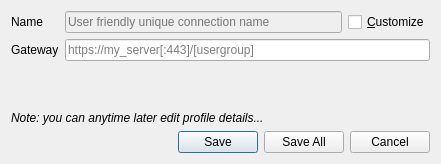
<?xml version="1.0" encoding="UTF-8"?>
<ui version="4.0">
 <class>NewProfileDialog</class>
 <widget class="QDialog" name="NewProfileDialog">
  <property name="geometry">
   <rect>
    <x>0</x>
    <y>0</y>
    <width>441</width>
    <height>164</height>
   </rect>
  </property>
  <property name="windowTitle">
   <string>New profile</string>
  </property>
  <layout class="QVBoxLayout" name="verticalLayout">
   <item>
    <layout class="QFormLayout" name="formLayout">
     <item row="0" column="0">
      <widget class="QLabel" name="labelName">
       <property name="text">
        <string>Name</string>
       </property>
       <property name="buddy">
        <cstring>lineEditName</cstring>
       </property>
      </widget>
     </item>
     <item row="0" column="1">
      <layout class="QHBoxLayout" name="horizontalLayout">
       <item>
        <widget class="QLineEdit" name="lineEditName">
         <property name="enabled">
          <bool>false</bool>
         </property>
         <property name="toolTip">
          <string>This is a friendly name to distinguish the connection</string>
         </property>
         <property name="placeholderText">
          <string>User friendly unique connection name</string>
         </property>
        </widget>
       </item>
       <item>
        <widget class="QCheckBox" name="checkBoxCustomize">
         <property name="text">
          <string>&amp;Customize</string>
         </property>
        </widget>
       </item>
      </layout>
     </item>
     <item row="1" column="0">
      <widget class="QLabel" name="labelGateway">
       <property name="text">
        <string>Gateway</string>
       </property>
       <property name="buddy">
        <cstring>lineEditGateway</cstring>
       </property>
      </widget>
     </item>
     <item row="1" column="1">
      <widget class="QLineEdit" name="lineEditGateway">
       <property name="toolTip">
        <string>Specify the hostname to connect to; a port may be specified after the host separated with a colon ':'</string>
       </property>
       <property name="placeholderText">
        <string>https://my_server[:443]/[usergroup]</string>
       </property>
       <property name="clearButtonEnabled">
        <bool>true</bool>
       </property>
      </widget>
     </item>
    </layout>
   </item>
   <item>
    <spacer name="verticalSpacer">
     <property name="orientation">
      <enum>Qt::Vertical</enum>
     </property>
     <property name="sizeHint" stdset="0">
      <size>
       <width>20</width>
       <height>40</height>
      </size>
     </property>
    </spacer>
   </item>
   <item>
    <widget class="QLabel" name="labelNote">
     <property name="font">
      <font>
       <italic>true</italic>
      </font>
     </property>
     <property name="text">
      <string>Note: you can anytime later edit profile details...</string>
     </property>
    </widget>
   </item>
   <item>
    <widget class="QDialogButtonBox" name="buttonBox">
     <property name="orientation">
      <enum>Qt::Horizontal</enum>
     </property>
     <property name="standardButtons">
      <set>QDialogButtonBox::Cancel|QDialogButtonBox::Save|QDialogButtonBox::SaveAll</set>
     </property>
    </widget>
   </item>
  </layout>
 </widget>
 <tabstops>
  <tabstop>lineEditGateway</tabstop>
  <tabstop>checkBoxCustomize</tabstop>
  <tabstop>lineEditName</tabstop>
 </tabstops>
 <resources/>
 <connections>
  <connection>
   <sender>buttonBox</sender>
   <signal>accepted()</signal>
   <receiver>NewProfileDialog</receiver>
   <slot>accept()</slot>
   <hints>
    <hint type="sourcelabel">
     <x>257</x>
     <y>152</y>
    </hint>
    <hint type="destinationlabel">
     <x>157</x>
     <y>144</y>
    </hint>
   </hints>
  </connection>
  <connection>
   <sender>buttonBox</sender>
   <signal>rejected()</signal>
   <receiver>NewProfileDialog</receiver>
   <slot>reject()</slot>
   <hints>
    <hint type="sourcelabel">
     <x>325</x>
     <y>152</y>
    </hint>
    <hint type="destinationlabel">
     <x>286</x>
     <y>144</y>
    </hint>
   </hints>
  </connection>
  <connection>
   <sender>checkBoxCustomize</sender>
   <signal>toggled(bool)</signal>
   <receiver>lineEditName</receiver>
   <slot>setEnabled(bool)</slot>
   <hints>
    <hint type="sourcelabel">
     <x>429</x>
     <y>12</y>
    </hint>
    <hint type="destinationlabel">
     <x>296</x>
     <y>18</y>
    </hint>
   </hints>
  </connection>
 </connections>
 <slots>
  <slot>textChanged(QString)</slot>
 </slots>
</ui>
